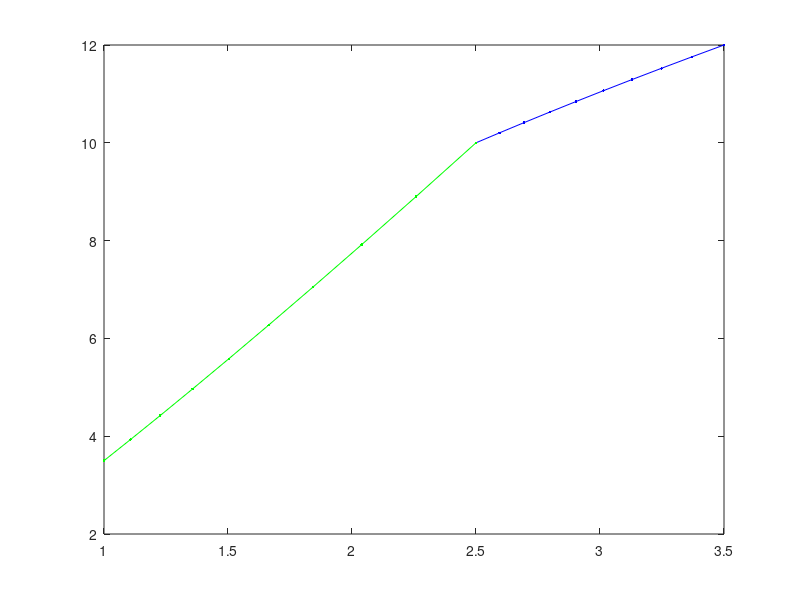

MATLAB code for this plot:

lx0 = log(2.5);
ly0 = log(10);

L0x1 = log(3.5);
L0y1 = log(12);

L1x1 = log(1);
L1y1 = log(3.5);

nsteps = 10;

z2 = (0:nsteps-1)/(nsteps-1);

L0xx = (L0x1 - lx0)*z2 + lx0;
L0yy = (L0y1 - ly0)*z2 + ly0;

L1xx = (L1x1 - lx0)*z2 + lx0;
L1yy = (L1y1 - ly0)*z2 + ly0;

plot(exp(L0xx), exp(L0yy), 'b.-', exp(L1xx), exp(L1yy), 'g.-');

